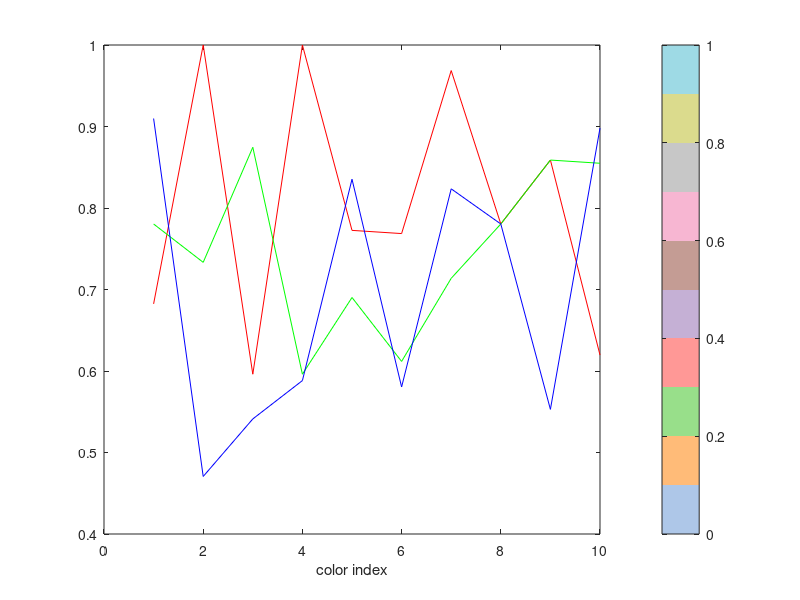

The MATLAB source for this figure: (Note: this script raises an error after producing the figure.)

%% Set GRAMM defaults for plots

%--- Set some "Main"/"Default" settings for GRAMM plots
% Saving at once in single vars so dont have to always use
% so much code when constructing individual plots

%--- Altering things like color and text size in matlab can save 
% a ton of time vs. manually changing in external program 
% like illustrator 

%--- see Gramm Cheatsheet pdf for some of the specific arguments/methods/variables
% being saved & set below. Use the cheatsheet to find other variables to set and save more time 

%% - Default Dodge option

dodge=0.6; %dodge is useful when drawing bars & points. Especially with categorical data. If set equivalent they will overlap appropriately

%% - Default Text options

%Need to store mixed data types (str for argument/variable names and some num for values), so store as
%a cell array. 

% When you want to call on the gramm object to set_text_options, retrieve values with {:} like so:
    % g.set_text_options(text_options_MainStyle{:});
    
% do this before first draw() call so applied on subsequent updates()


text_options_DefaultStyle= {'font'; 'Arial'; 
    'interpreter'; 'none'; 
    'base_size'; 18; 
    'label_scaling'; 1;
   'legend_scaling'; 1; 
   'legend_title_scaling'; 1.02;
   'facet_scaling'; 1.02; 
   'title_scaling'; 1.05;
   'big_title_scaling'; 1.1};

%% -- Default plot linestyles 
%To be used to set the 'base_size' of lines e.g. like:
%     d().set_line_options('base_size',linewidthSubj);

%may consider using the group argument in gramm as a logic gate for these (e.g. if group= subject, use subject settings, if group=[] use grand settings)

%thin, light lines for individual subj
linewidthSubj= 0.5;
lightnessRangeSubj= [100,100]; %lightness facet with lightness range doesn't work with custom colormap color facet? Issue is I think unknown/too many lightness 'categories' gramm wants to make but can't do it well for custom colors. would be nice if could use alpha but dont think this works... better to have distinct color


%dark, thick lines for between subj grand mean
linewidthGrand= 1.5;
lightnessRangeGrand= [10,10]; %lightness facet with lightness range doesn't work with custom colormap color facet? Issue is I think unknown/too many lightness 'categories' gramm wants to make but can't do it well for custom colors. would be nice if could use alpha but dont think this works... better to have distinct color


% default chroma for connecting points between categorical observations
% (e.g. bar plot with points overlaid)
chromaLineSubj= 0; %black lines connecting points

%% ------ Notes about faceting Color & Lightness ----------
 %- 2 strategies for plotting individual subject observations 'lighter' with darker
 % grand means:
 
 % 1) Use built in colormaps (ultimately not good in long run if you want to change colors). Using same map for individuals & mean plots but facet 'lightness' = subject.
 % This works well with built in gramm colormaps I think bc they can generate a lot of lightness categories (e.g. many subjects)
 
 % 2)*recommended* Use custom different map for individuals and mean plots without faceting
 % lightness. This way you have total control over the colors without
 % relying on gramm to figure out lightness categories. All you have to do
 % is define color map to use for each group 

%% -- Default built-in plot colormaps

%-brewer2 and brewerDark are two cmaps that are built-in and are good for
%plotting subjects, means respectively (different shades of same colors)
%if only 2 groupings being plotted, brewer2 and brewer_dark work well 
cmapSubj= 'brewer2';
cmapGrand= 'brewer_dark';

%% -- Custom Colormaps
%making some custom maps here for common comparisons in the Richard Lab.
%Will have 1 map with individual subj lightness and 1 darker map for grand mean
% consider that you may want another even lighter map with shades for
% individual trials/observations. want alternating distinct hues within each map for auto faceting

%Here's a good tool for making custom maps: 
% https://learnui.design/tools/data-color-picker.html
% also here are commonly used palettes with RGB https://public.tableau.com/views/TableauColors/ColorPaletteswithRGBValues?%3Aembed=y&%3AshowVizHome=no&%3Adisplay_count=y&%3Adisplay_static_image=y

%-- tab10- good for qualitative differences taking from https://public.tableau.com/views/TableauColors/ColorPaletteswithRGBValues?%3Aembed=y&%3AshowVizHome=no&%3Adisplay_count=y&%3Adisplay_static_image=y
cmapTab10Subj= [174,199,232;
                255,187,120;
                152,223,138;
                255,152,150;
                197,176,213;
                196,156,148;
                247,182,210;
                199,199,199;
                219,219,141;
                158,218,229];
            
cmapTab10Subj= cmapTab10Subj/255;

            
cmapTab10Grand= [31,119,180;
                255,127,14;
                44,160,44;
                214,39,40;
                148,103,189;
                140,86,75;
                227,119,194;
                127,127,127;
                188,189,34;
                23,190,207];
            
cmapTab10Grand= cmapTab10Grand/255;

        %viz this colormap in colorbar to side of rgbplot
        figure();
        rgbplot(cmapTab10Subj);
        hold on
        colormap(cmapTab10Subj)
        colorbar('Ticks',[])
        title('cmapTab10Subj');
        
       %viz this colormap in colorbar to side of rgbplot
        figure();
        rgbplot(cmapTab10Grand);
        hold on
        colormap(cmapTab10Grand)
        colorbar('Ticks',[])
        title('cmapTab10Grand');

%-- Cue Type cmap colormap for DS vs NS comparisons (7 class BrBG; teal blue vs. brown orange)
cmapCustomCue= [90,180,172; %dark teal
            199,234,229;
            245,245,245; %light teal 
            1,102,94 %neutral
            246,232,195; %light orange
            216,179,101;
            140,81,10;  %dark orange 
            ];
            
cmapCustomCue= cmapCustomCue/255;

cmapCueGrand= cmapCustomCue([1,7],:); %dark
cmapCueSubj= cmapCustomCue([2,5],:); %light


%--Active vs Inactive cmaps (e.g. laser-paired vs unpaired operand)

%- Blue vs. Grey
% based on colorbrewer2 5 class RdGy, replaced red w blues
cmapCustomRedGray= [202,0,32;
                244,165,130;
                255,255,255;
                186,186,186;
                64,64,64]

cmapCustomRedGray= cmapCustomRedGray/255;

            
cmapCustomBlueGray= [44,123,182;
    171,217,233;
    255,255,255;
    186,186,186;
    64,64,64]

cmapCustomBlueGray= cmapCustomBlueGray/255;


cmapBlueGrayGrand= cmapCustomBlueGray([1,5],:);
cmapBlueGraySubj= cmapCustomBlueGray([2,4],:);

%% if you want to specific colors from this map, remember each color is= RGB values so each row is 1 color and you can just index single row.
%alternatively for auto faceting you may need to reorganize the
%cmap order such that the colors alternate between hues (e.g. since
%gramm() will facet in order of the colors in the cmap)

%% old, additional custom colormap examples
%-- Also have made some custom maps, examples follow (made using colorbrewer2.org)
% all you need is to make the map you want on the site, copy the RGB values
% and divide by 255 for matlab to recognize them as a colormap 

%--- Custom colormap examples for plots

% - Custom colormap updated from below. want alternating distinct hues for auto faceting
% will make different maps with diff lightness for diff 'groups' (e.g. subject lighter vs darker grand means) 


% - Examples: Colormap for 465nm vs 405nm comparisons (7 class PRGn, purple vs green)
%green and purple %3 levels each, dark to light extremes + neutral middle
mapCustomFP= [ 27,120,55;
            127,191,123;
            217,240,211;
            247,247,247
            231,212,232
            175,141,195;
            118,42,131;
           ];

        mapCustomFP= mapCustomFP/255;
        
        %viz this colormap in colorbar to side of rgbplot
        figure();
        rgbplot(mapCustomFP);
        hold on
        colormap(mapCustomFP)
        colorbar('Ticks',[])
        title('mapCustomFP');

% - Colormap for DS vs NS comparisons (7 class BrBG; teal blue vs. brown orange)
cmapCustomCue= [90,180,172;
            199,234,229;
            245,245,245;
            1,102,94
            246,232,195;
            216,179,101;
            140,81,10;   
            ];
            
        cmapCustomCue= cmapCustomCue/255;

                %viz this colormap in colorbar to side of rgbplot
        figure();
        rgbplot(cmapCustomCue);
        hold on
        colormap(cmapCustomCue)
        colorbar('Ticks',[])
        title('mapCustomCue');

%%---- more complicated custom colormap with varying lightness notes ---
%% - If you want to use lightness faceting with gramm and custom maps, will need more complex:
% It is also possible to provide a custom
% colormap by providing a N-by-3 matrix (columns are R,G,B), with N
% corresponding to n_color categories times n_lightness categories (see
% below). Row ordering should be color#1/lightness#1 ; color#1/lightness#2 ;
% ... ; color#1/lightness#n ; color#2/lightness#1 ; ... ; color#n/lightness#n
%
% 'n_color' number of color categories when using a custom colormap
% 'n_lightness' number of lightness categories when using a custom colormap

%essentially every time you will need to tell gramm how many n_lightness
%per color are in the color map, which 1) means more code and 2) means more
%work generating the colormaps to begin with. 

%It should definitely possible tho with interpolation...not worth it atm

%% Attempt at custom map with big lightness range for lightness faceting
%- good start below but don't think it's worth it... 
% - trying some colormap interpolation for plenty of lightness categories

%pick two colors between which to interpolate colors for custom map
colorA= [90,180,172];
colorB= [140,81,10];
colorC= [1,102,94];


%will go between color A -- C -- B

% Create a matrix where each row is a color triple
T = [colorA         
     colorC        
     colorB]./255; 
% And now make a vector of what range each color should be at (i.e. this vector defines the spacing of the colours, they need not be regularly/equally spaced):

x = [0
     50
     100];
%  And finally you can create the entire map with one simple interpolation:

map = interp1(x/255,T,linspace(0,1,255));
 
 % test 
 I = linspace(0,1,255);
imagesc(I(ones(1,10),:)')
colormap(map)



%% ------- GRAMM EXAMPLES -----------

%% Example bar w individual points and connecting lines: 

% %subset data
% sesToPlot= 5; %plot last day before reversal
% 
% ind= [];
% ind= data.Session== sesToPlot;
% 
% data= data(ind, :);
% 
% %make fig
% clear d; figure();
% 
% %- Bar of btwn subj means (group = [])
% group= []; %var by which to group
% 
% d=gramm('x',data.typeNP,'y',data.countNP,'color',data.typeNP, 'group', group)
% 
% d(1,1).stat_summary('type','sem', 'geom',{'bar' 'black_errorbar'}, 'dodge', dodge) 
% d(1,1).set_color_options('map',cmapGrand); 
% 
% d.set_names('x','Nosepoke Side','y','Number of Nose Pokes','color','Nosepoke Side')
% d(1,1).set_title('ICSS Final day before reversal nosepoke inset')
% 
% %set text options- do before first draw() call so applied on subsequent updates()
% d.set_text_options(text_options_DefaultStyle{:}); 
% 
% d.draw()
% 
% %- Draw lines between individual subject points (group= subject, color=[]);
% group= data.Subject;
% d.update('x', data.typeNP,'y',data.countNP,'color',[], 'group', group)
% 
% % d(1,1).stat_summary('geom',{'line'});
% d(1,1).geom_line('alpha',0.3);
% d().set_line_options('base_size',linewidthSubj);
% 
% d(1,1).set_color_options('chroma', 0); %black lines connecting points
% 
% d.draw()
% 
% %- Update with point of individual subj points (group= subject)
% group= data.Subject;
% d.update('x', data.typeNP,'y',data.countNP,'color',data.typeNP, 'group', group)
% d(1,1).stat_summary('type','sem','geom',{'point'}, 'dodge', dodge)%,'bar' 'black_errorbar'});
% 
% d(1,1).set_color_options('map',cmapSubj); 
% 
% d.draw();
% 
% 
% figTitle= 'ICSS_inset_final_session_preReversal';


%% -EXAMPLE Histogram

%- Prior to stats, viz the distribution 
% %wondering if should run stats on log or raw nosepoke counts
% 
% figure(); clear g;
% 
% g(1,1)= gramm('x', data.countNP, 'color', data.typeNP);
% 
% g(1,1).set_names('x','Number of Nose Pokes','color','Nosepoke Side')
% 
% g(1,1).stat_bin()
% 
% g(2,1)= gramm('x', data.logNP, 'color', data.typeNP);
% 
% g(2,1).stat_bin()
% 
% g(1,1).set_names('x','Log(Number of Nose Pokes)','color','Nosepoke Side')
% 
% figTitle= 'ICSS inset final session preReversal-Stats Distribution';
% 
% g().set_title(figTitle)
% 
% g.set_text_options(text_options_DefaultStyle{:}); %set text options- do before first draw() call so applied on subsequent updates()
% 
% g.set_color_options('map',cmapGrand); 
% 
% g.draw();
% 
% saveFig(gcf, figPath,figTitle,figFormats);


%% CLOSE ALL example figures 
close all;



%% ----TODO


%TODO: Explore inlay options in matlab
%g(1,1).set_layout_options('Position',[0.5 .33 0.5 0.33],'legend_position',[0.65 0.38 0.1 0.1]);
    % First 2 in 'position': halfway over, 1/3 of the way up; next 2 may be size
    